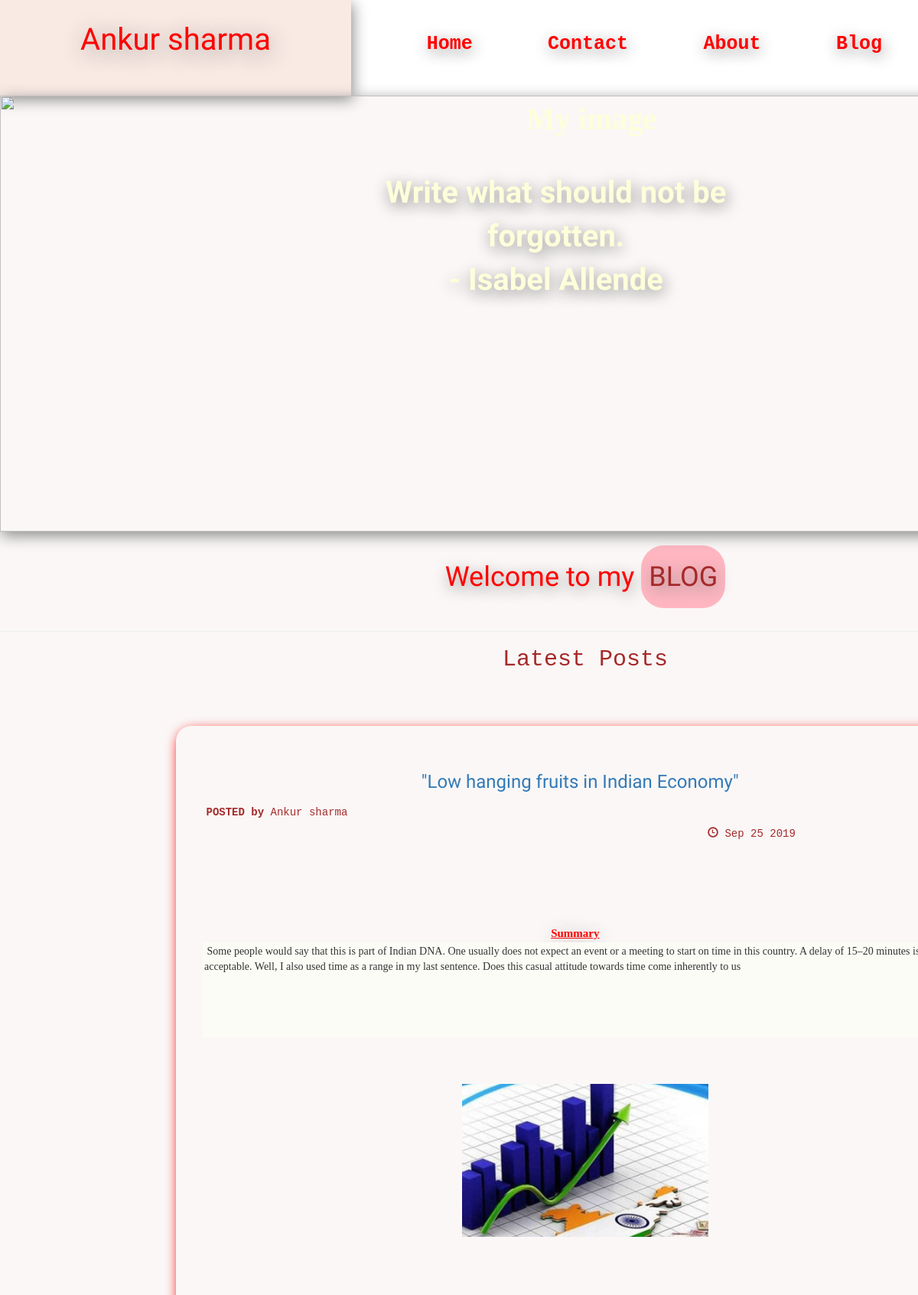
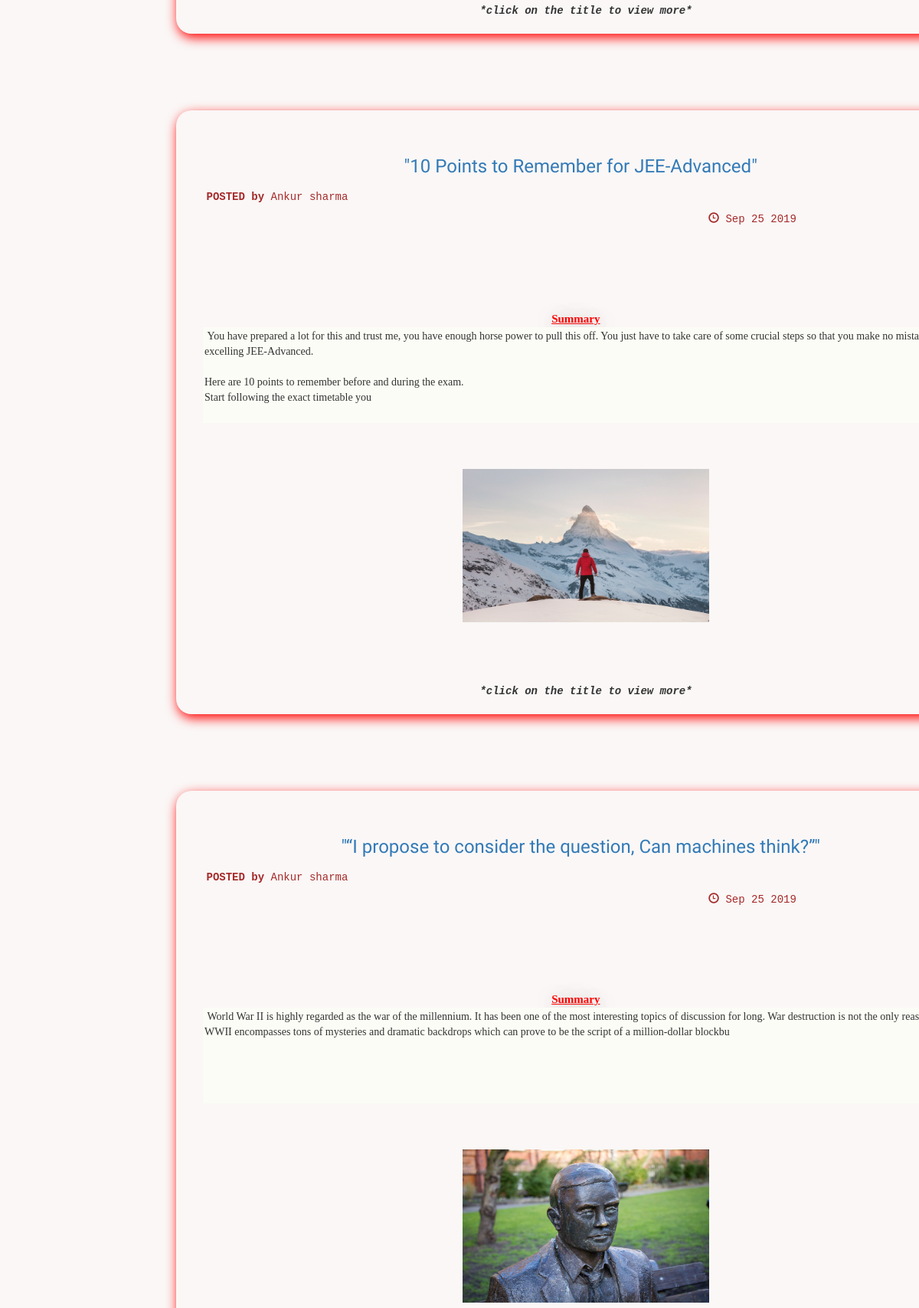
The page / (upper part) on the database its author committed (2 pictures, top to bottom).
### posts/models.py (models this page shows, shortened)
class Post(models.Model):
	title = models.CharField(max_length=1000)
	date=models.DateTimeField()
	image=models.ImageField(upload_to='media/')
	images1=models.ImageField(upload_to='media/')
	body=models.TextField()
	author=models.TextField(max_length=20)
	def pub_date_pretty(self):
		   return self.date.strftime('%b %d %Y')
	def summary(self):
		   return self.body[:300]

### posts/views.py (the view)
# urls.py: 2. Add a URL to urlpatterns:  url(r'^$', views.home, name='home')
def home(request):
	posts=Post.objects.order_by('-date')
	return render(request,'posts/home.html', {'posts':posts})

### posts/templates/posts/home.html (shortened to what this page needs)
<body style="font-family:Courier">
<link rel="stylesheet" href="https://maxcdn.bootstrapcdn.com/bootstrap/3.3.7/css/bootstrap.min.css">
<link rel="stylesheet" href="https://maxcdn.bootstrapcdn.com/bootstrap/3.3.7/css/bootstrap-theme.min.css">
	<div class="id" align="center" >
<div class="cls">
<div class="p">
	<h3 id="h">Ankur sharma</h3>
</div>
<div class="p1">
<div class="u"></div>
<div class="d">
	<a href="{%url 'home1' %}" class="a1">Home</a>
	<a href="{%url 'contact' %}" class="a1">Contact</a>
<a href="{%url 'about' %}" class="a1">About</a>
<a href="{% url 'home' %}" class="a1">Blog</a>
</div>
</div>
</div>
   <div class="pic">
{% load static %}
<img src="{% static "posts/pic1.jpg" %}" alt="My image" class="pic1">
<div class="center" >Write what should not be forgotten.<br>- Isabel Allende</div>
</div>
<div class="did"><h1 class="q">Welcome  to  my  <span id="blog">BLOG</span></h1></div>
<br>
<hr>
<h2 class="und">Latest Posts</h2>
<br><br><br>
{% for post in posts.all %}
<div class="post">
<br><br>
<div class="sp">
<a href="{% url 'post_detail' post.id %}" id="aa"><h3>"{{ post.title }}"</h3></a> <span id="spc">  <h5><b>POSTED by </b>{{post.author}}</h5></span>
</div><br><br>
<br>
<div class="summ">
	<div class="tme">
  <span id="time"> <span class="glyphicon glyphicon-time" aria-hidden="true"></span>   {{post.pub_date_pretty}}</span>
</div>
<br><br><br><br><br>
<div class="su">
	<u>Summary</u>
	</div>
</div>
<br><br>
<textarea style="height: 125px; background-color: #FCFCF6;     font-family: cursive;  border: none; overflow: auto; " name="Text1" cols="400" rows="0" class="inp" readonly="" id="textarea"> {{post.summary}} </textarea>
<br><br>
<br><br>
<img src="{{post.image.url}}" class="img">
<br>
<br>
<br><br><br>
<div class="comment">
<b><i>*click on the title to view more*</i></b>
</div>
<br>
</div>
<br><br><br><br><br>
{% endfor %}
</div>
</body>

### posts/templates/posts/home.html (style rules this page uses)
body { position: absolute; background-color: ; margin:0px; }
.summ { width: 70%; }
.su { margin-top: 30px; margin-left: 330px; color: red; text-shadow:2px 5px 30px #888888; float: left; font-size: 15px; font-weight: bold; font-family: cursive; }
.tme { float: right; color: brown; yellow }
#aa { text-decoration: none; font-family: 'Merienda', cursive; font-weight: inherit; }
.inp { width: 1000px; height: 30px; border-top-color: white; border-top: white; border-left: white; border-right:white; }
.id { background-color: #FAF7F6; margin-left: 0px; margin-right: 0px; align-content: center; width: 1530px; }
.img { width: 30%; height: 200px; margin-right: none; }
.pic { width: 1530px; height: 570px; box-shadow: 2px 5px 18px #888888; font-weight: bold; position: relative; text-align: center; color: #FDFFDA; font-family: cursive; font-size: 40px; }
.pic1 { margin-top: 0px; width: 1530px; height: 570px; }
.cls { background-color: white; margin-bottom: 0px; height: 125px; margin-top: 0px; }
.p { float: left; width: 30%; background-color: white; height: 100%; box-shadow: 2px 5px 18px #888888; background-color: #FAEAE4; }
.p1 { width: 70%; float: right; height: 100%; }
#h { text-align: center; margin-top: 30px; color: red; font-size: 40px; font-family: 'Kaushan Script', cursive; text-shadow: 2px 5px 30px #888888; cursor: pointer; }
.q { margin-top: 40px; color: red; text-shadow: 2px 5px 20px #888888; font-family: 'Righteous', cursive; }
.p1 a { padding: 25px 25px; text-decoration: none; color: red; font-size: 25px; background-color: white; margin: 20px; font-weight: bold; border-radius: 50px; text-shadow: 2px 5px 20px #888888; }
.u { height: 40px; }
.d { height: 30px; color: brown; }
.center { position: absolute; top: 20%; left: 65%; margin-top: 70px; transform: translate(-100%, -50%); text-shadow: 2px 5px 20px #888888; font-family: 'Dancing Script', cursive; }
#blog { padding: 20px 10px; color: brown; background-color: lightpink; border-radius: 30px; }
.und { text-underline-position: 10px; color: brown; }
.sp { float: left; margin-left: 20px; width: 95%; text-overflow: none; word-wrap: break-word; }
#spc { color: brown; font-size: 20px; text-overflow: none; float: left; margin-left: 20px; }
.post { box-shadow: 2px 5px 15px red; width: 70%; border-radius: 20px; }
#time { float: right; margin-bottom: 50px; margin-right: 100px; }
.comment { width: 70%; }

### rows shown on the page
Post: title "Low hanging fruits in Indian Economy", author "Ankur sharma", pub_date_pretty "Sep 25 2019", Text1 "Some people would say that this is part of Indian DNA. One usually does not expect an event or a meeting to start on time in this country. A delay of 15–20 minutes is quite acceptable. Well, I also used time as a range in my last sentence. Does this casual attitude towards time come inherently to us", image (picture)
Post: title "10 Points to Remember for JEE-Advanced", author "Ankur sharma", pub_date_pretty "Sep 25 2019", Text1 "You have prepared a lot for this and trust me, you have enough horse power to pull this off. You just have to take care of some crucial steps so that you make no mistakes in excelling JEE-Advanced. Here are 10 points to remember before and during the exam. Start following the exact timetable you", image (picture)
Post: title "“I propose to consider the question, Can machines think?”", author "Ankur sharma", pub_date_pretty "Sep 25 2019", Text1 "World War II is highly regarded as the war of the millennium. It has been one of the most interesting topics of discussion for long. War destruction is not the only reason for this. WWII encompasses tons of mysteries and dramatic backdrops which can prove to be the script of a million-dollar blockbu", image (picture)
